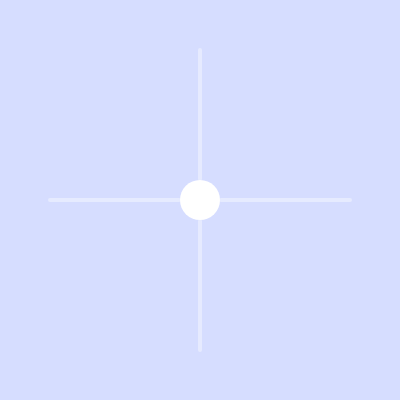
Frame 1 (no input)
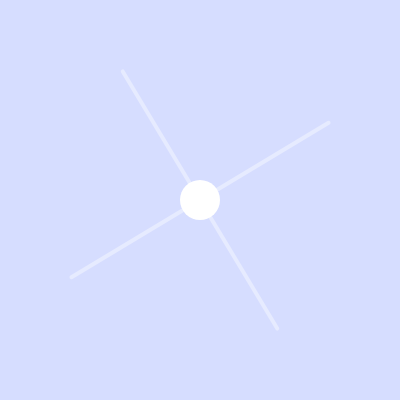
Frame 60 (no input)
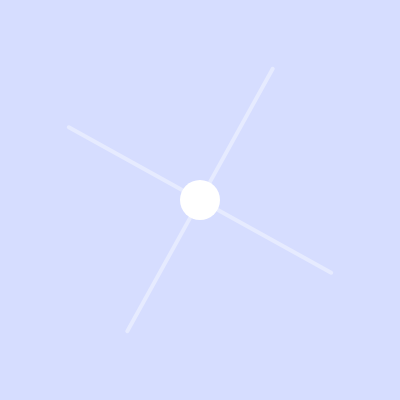
Frame 120 (the mouse pressed at the canvas centre since frame 60)

The p5.js sketch that drew these frames (run headless with seeded random() and noise() and a simulated clock; from frame 60 on, the mouse is pressed at the canvas centre):

// p5.js sketch
// ── sketch.js
const sketchWidth = 400;
const sketchHeight = 400;

let angleOffset = 0;

function preload(){
  // preload assets
}

function setup() {
  createCanvas(sketchWidth, sketchHeight);
  frameRate ();
}

function draw() {
  background('rgba(214, 221, 255, 1)');

  //Circle
  
  fill(255);
  strokeWeight(0);
  circle (200, 200, 40);

  //Rotorblatt 1

  stroke(255, 100)
  strokeWeight(4);

  for(let angle = 0; angle < 360; angle += 90) {
    const radius = (200, 150);
    const iradius = 21;

    const x = radius * cos(Math.PI / 180 * (angle + angleOffset));
    const y = radius * sin(Math.PI / 180 * (angle + angleOffset));

    const ix = iradius * cos(Math.PI / 180 * (angle + angleOffset));
    const iy = iradius * sin(Math.PI / 180 * (angle + angleOffset));
    
    line(x + 200, y + 200, ix +200, iy+200);
  }

  angleOffset += 1;

}
